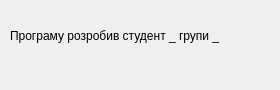
<?xml version="1.0" encoding="UTF-8"?>
<ui version="4.0">
 <class>About_Developer</class>
 <widget class="QWidget" name="About_Developer">
  <property name="enabled">
   <bool>true</bool>
  </property>
  <property name="geometry">
   <rect>
    <x>0</x>
    <y>0</y>
    <width>280</width>
    <height>90</height>
   </rect>
  </property>
  <property name="sizePolicy">
   <sizepolicy hsizetype="Fixed" vsizetype="Fixed">
    <horstretch>0</horstretch>
    <verstretch>0</verstretch>
   </sizepolicy>
  </property>
  <property name="minimumSize">
   <size>
    <width>280</width>
    <height>90</height>
   </size>
  </property>
  <property name="maximumSize">
   <size>
    <width>280</width>
    <height>90</height>
   </size>
  </property>
  <property name="windowTitle">
   <string>Про розробника</string>
  </property>
  <widget class="QLabel" name="label">
   <property name="geometry">
    <rect>
     <x>10</x>
     <y>10</y>
     <width>211</width>
     <height>51</height>
    </rect>
   </property>
   <property name="text">
    <string>Програму розробив студент _ групи _</string>
   </property>
   <property name="wordWrap">
    <bool>true</bool>
   </property>
  </widget>
 </widget>
 <resources/>
 <connections/>
</ui>
